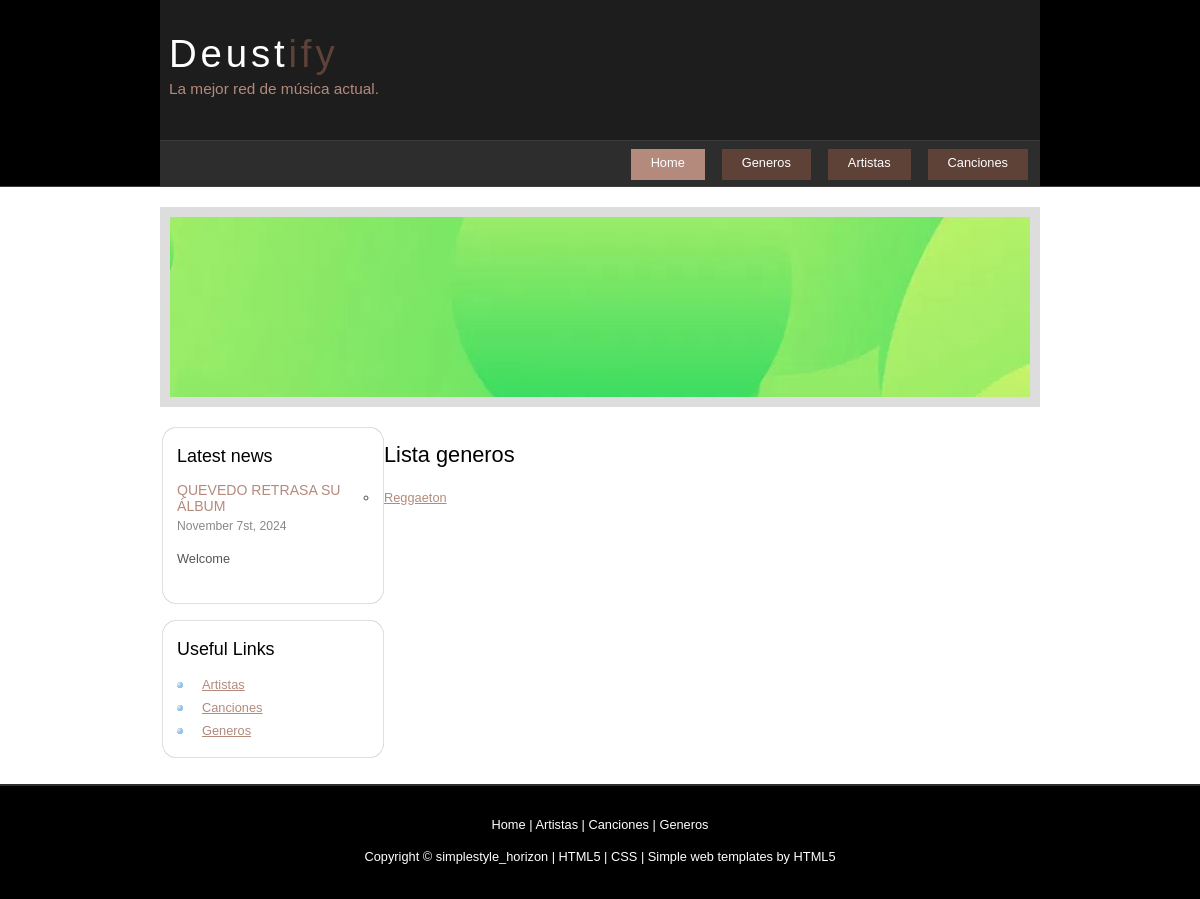
Page /es/spotyWebApp/generos on the earlier database version.
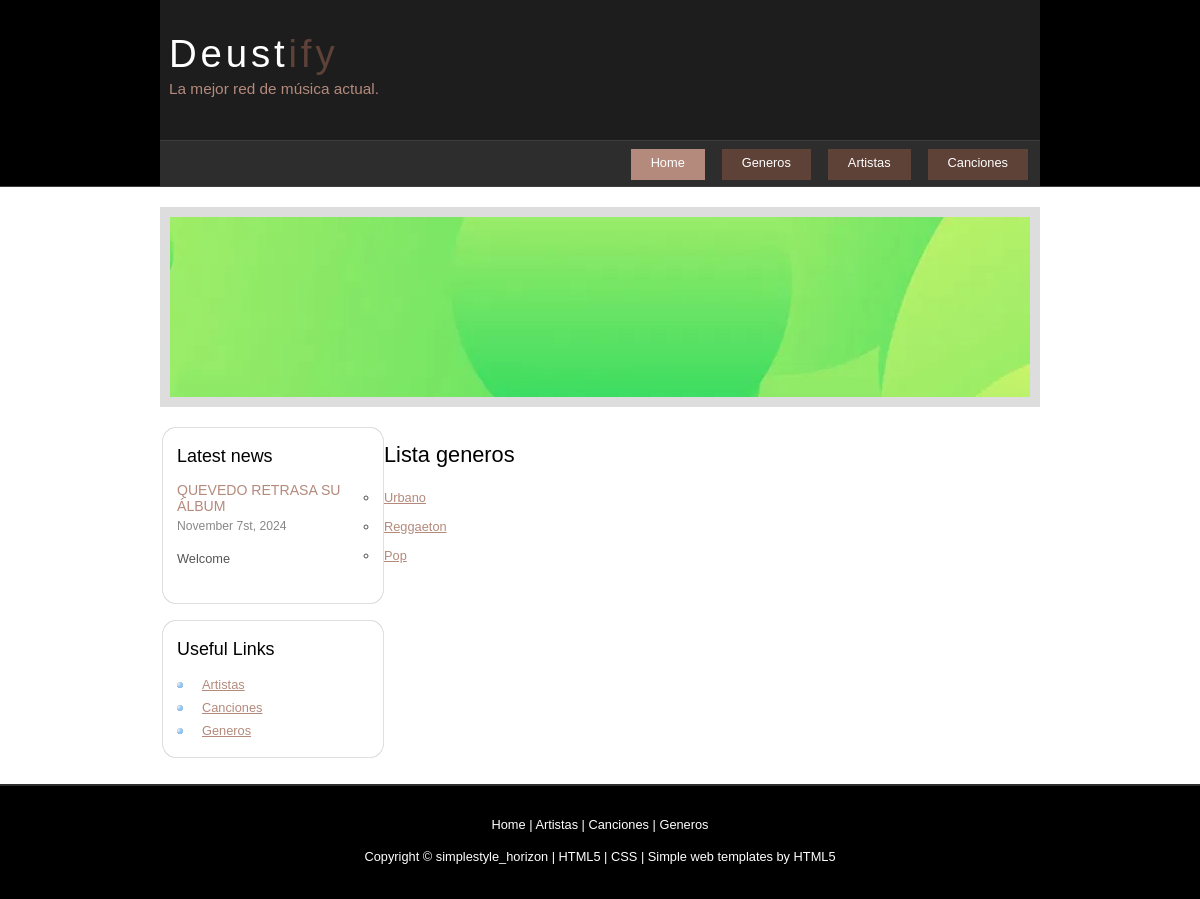
Same page on the later database version.
### spotyWebApp/models.py (models this page shows, shortened)
class Genero(models.Model):
    id = models.IntegerField(default=0, primary_key=True)
    nombre = models.CharField(max_length=25)
    origen = models.CharField(max_length = 400, null = True)

### spotyWebApp/views.py (the view)
# urls.py: path('generos',ListaGeneroView.as_view(), name= 'listaGeneros'),
class ListaGeneroView(ListView):
    model = Genero
    template_name = 'listaGenero.html'
    context_object_name = 'generos'

### spotyWebApp/templates/listaGenero.html
{%extends 'base.html'%}
{%block contenido%}
        <h1>Lista generos</h1>
        <ul>
        {% for genero in generos %}
            <li>
                <a href="{% url 'detalleGenero' genero.id %}">
                    {{ genero.nombre }}
                </a>
            </li>
        {% empty %}
            <li>No hay generos.</li>
        {% endfor %}
        </ul>
{%endblock%}

Differences in the rows shown:
added Genero: nombre "Urbano"
added Genero: nombre "Pop"
